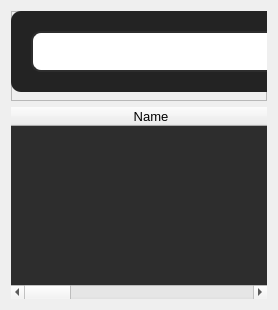
             <widget class="QWidget" name="active">
              <layout class="QVBoxLayout" name="verticalLayout_10">
               <item>
                <widget class="QFrame" name="frame_10">
                 <property name="minimumSize">
                  <size>
                   <width>0</width>
                   <height>90</height>
                  </size>
                 </property>
                 <property name="maximumSize">
                  <size>
                   <width>16777215</width>
                   <height>90</height>
                  </size>
                 </property>
                 <property name="frameShape">
                  <enum>QFrame::StyledPanel</enum>
                 </property>
                 <property name="frameShadow">
                  <enum>QFrame::Raised</enum>
                 </property>
                 <widget class="QLineEdit" name="active_count_filepath">
                  <property name="geometry">
                   <rect>
                    <x>20</x>
                    <y>20</y>
                    <width>611</width>
                    <height>41</height>
                   </rect>
                  </property>
                  <property name="font">
                   <font>
                    <pointsize>10</pointsize>
                   </font>
                  </property>
                  <property name="styleSheet">
                   <string notr="true">QLineEdit{
	color: rgb(255, 255, 255);
	border: 2px solid  rgb(45, 45, 45);
	border-radius:10px;
	padding-left: 10px;
}

QLineEdit:hover{
	border:2px solid rgb(35, 35, 35);
}

QLineEdit:focus{
	border:2px solid rgb(255, 255, 255);
}</string>
                  </property>
                  <property name="placeholderText">
                   <string>Filename?</string>
                  </property>
                  <property name="clearButtonEnabled">
                   <bool>true</bool>
                  </property>
                 </widget>
                 <widget class="QPushButton" name="btn_active_count_save">
                  <property name="geometry">
                   <rect>
                    <x>650</x>
                    <y>20</y>
                    <width>181</width>
                    <height>41</height>
                   </rect>
                  </property>
                  <property name="font">
                   <font>
                    <pointsize>10</pointsize>
                   </font>
                  </property>
                  <property name="styleSheet">
                   <string notr="true">QPushButton{
	color: rgb(255, 255, 255);
	background-color: rgb(45, 45, 45);
	border:none;
	border-radius: 10px;
}

QPushButton:hover{
	border-radius: 20px;
}

QPushButton:pressed{
	border: 2px solid rgb(255,255,255);	
}</string>
                  </property>
                  <property name="text">
                   <string>Save</string>
                  </property>
                  <property name="icon">
                   <iconset resource="../resource/asset.qrc">
                    <normaloff>:/icons/asset/save.svg</normaloff>:/icons/asset/save.svg</iconset>
                  </property>
                  <property name="iconSize">
                   <size>
                    <width>30</width>
                    <height>30</height>
                   </size>
                  </property>
                  <property name="flat">
                   <bool>true</bool>
                  </property>
                 </widget>
                 <widget class="QLabel" name="label_31">
                  <property name="geometry">
                   <rect>
                    <x>0</x>
                    <y>0</y>
                    <width>1431</width>
                    <height>81</height>
                   </rect>
                  </property>
                  <property name="font">
                   <font>
                    <family>Arial</family>
                    <pointsize>11</pointsize>
                    <weight>75</weight>
                    <bold>true</bold>
                   </font>
                  </property>
                  <property name="styleSheet">
                   <string notr="true">QLabel{
	color: rgb(255, 255, 255);
	background-color: rgb(35, 35, 35);
	border-radius: 10px;
	padding-left:10px;
}</string>
                  </property>
                  <property name="text">
                   <string/>
                  </property>
                  <property name="alignment">
                   <set>Qt::AlignLeading|Qt::AlignLeft|Qt::AlignVCenter</set>
                  </property>
                 </widget>
                 <widget class="QPushButton" name="btn_active_load_data">
                  <property name="geometry">
                   <rect>
                    <x>1230</x>
                    <y>20</y>
                    <width>181</width>
                    <height>41</height>
                   </rect>
                  </property>
                  <property name="font">
                   <font>
                    <pointsize>10</pointsize>
                   </font>
                  </property>
                  <property name="styleSheet">
                   <string notr="true">QPushButton{
	color: rgb(255, 255, 255);
	background-color: rgb(45, 45, 45);
	border:none;
	border-radius: 10px;
}

QPushButton:hover{
	border-radius: 20px;
}

QPushButton:pressed{
	border: 2px solid rgb(255,255,255);	
}</string>
                  </property>
                  <property name="text">
                   <string>Load</string>
                  </property>
                  <property name="icon">
                   <iconset resource="../resource/asset.qrc">
                    <normaloff>:/icons/asset/download.svg</normaloff>:/icons/asset/download.svg</iconset>
                  </property>
                  <property name="iconSize">
                   <size>
                    <width>30</width>
                    <height>30</height>
                   </size>
                  </property>
                  <property name="flat">
                   <bool>true</bool>
                  </property>
                 </widget>
                 <widget class="QComboBox" name="database_tables_active">
                  <property name="geometry">
                   <rect>
                    <x>850</x>
                    <y>20</y>
                    <width>361</width>
                    <height>41</height>
                   </rect>
                  </property>
                  <property name="minimumSize">
                   <size>
                    <width>0</width>
                    <height>41</height>
                   </size>
                  </property>
                  <property name="maximumSize">
                   <size>
                    <width>16777215</width>
                    <height>38</height>
                   </size>
                  </property>
                  <property name="font">
                   <font>
                    <pointsize>10</pointsize>
                   </font>
                  </property>
                  <property name="styleSheet">
                   <string notr="true">QComboBox{
	color: rgb(255, 255, 255);
	border: 2px solid rgb(45, 45, 45);
	padding-left:10px;
	border-radius: 5px;
}</string>
                  </property>
                  <property name="frame">
                   <bool>false</bool>
                  </property>
                 </widget>
                 <zorder>label_31</zorder>
                 <zorder>active_count_filepath</zorder>
                 <zorder>btn_active_count_save</zorder>
                 <zorder>btn_active_load_data</zorder>
                 <zorder>database_tables_active</zorder>
                </widget>
               </item>
               <item>
                <widget class="QFrame" name="frame_11">
                 <property name="frameShape">
                  <enum>QFrame::NoFrame</enum>
                 </property>
                 <property name="frameShadow">
                  <enum>QFrame::Raised</enum>
                 </property>
                 <layout class="QVBoxLayout" name="verticalLayout_14">
                  <property name="spacing">
                   <number>0</number>
                  </property>
                  <property name="leftMargin">
                   <number>0</number>
                  </property>
                  <property name="topMargin">
                   <number>0</number>
                  </property>
                  <property name="rightMargin">
                   <number>0</number>
                  </property>
                  <property name="bottomMargin">
                   <number>0</number>
                  </property>
                  <item>
                   <widget class="QTableWidget" name="tableWidget_count">
                    <property name="styleSheet">
                     <string notr="true">QTableWidget{
	background-color: rgb(45, 45, 45);
	color: rgb(255, 255, 255);
}</string>
                    </property>
                    <property name="frameShape">
                     <enum>QFrame::NoFrame</enum>
                    </property>
                    <property name="editTriggers">
                     <set>QAbstractItemView::NoEditTriggers</set>
                    </property>
                    <property name="sortingEnabled">
                     <bool>true</bool>
                    </property>
                    <attribute name="horizontalHeaderCascadingSectionResizes">
                     <bool>true</bool>
                    </attribute>
                    <attribute name="horizontalHeaderDefaultSectionSize">
                     <number>280</number>
                    </attribute>
                    <attribute name="horizontalHeaderShowSortIndicator" stdset="0">
                     <bool>true</bool>
                    </attribute>
                    <attribute name="horizontalHeaderStretchLastSection">
                     <bool>true</bool>
                    </attribute>
                    <column>
                     <property name="text">
                      <string>Name</string>
                     </property>
                     <property name="font">
                      <font>
                       <pointsize>10</pointsize>
                      </font>
                     </property>
                    </column>
                    <column>
                     <property name="text">
                      <string>Index</string>
                     </property>
                     <property name="font">
                      <font>
                       <pointsize>10</pointsize>
                      </font>
                     </property>
                    </column>
                    <column>
                     <property name="text">
                      <string>Reference</string>
                     </property>
                     <property name="font">
                      <font>
                       <pointsize>10</pointsize>
                      </font>
                     </property>
                    </column>
                    <column>
                     <property name="text">
                      <string>Program</string>
                     </property>
                     <property name="font">
                      <font>
                       <pointsize>10</pointsize>
                      </font>
                     </property>
                    </column>
                    <column>
                     <property name="text">
                      <string>Appearance</string>
                     </property>
                     <property name="font">
                      <font>
                       <pointsize>10</pointsize>
                      </font>
                     </property>
                    </column>
                   </widget>
                  </item>
                 </layout>
                </widget>
               </item>
              </layout>
             </widget>
